Frame 1 (no input): blank canvas, image omitted
Frame 60 (no input): blank canvas, image omitted
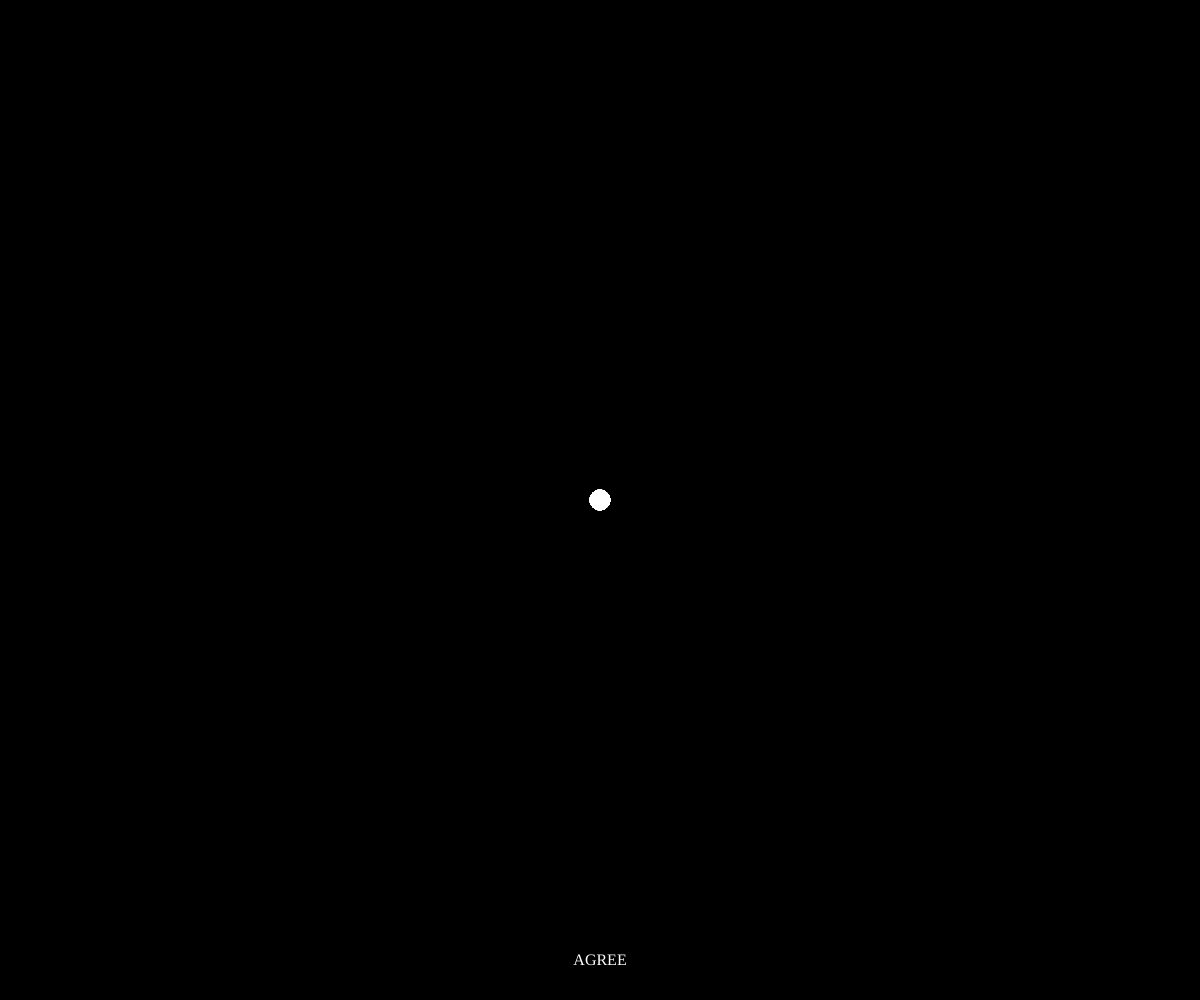
Frame 120 (the mouse pressed at the canvas centre since frame 60)

The p5.js sketch whose frames 1 and 60 were blank and that drew this single picture after the mouse press (run headless with seeded random() and noise() and a simulated clock; from frame 60 on, the mouse is pressed at the canvas centre):

// p5.js sketch
// ── sketch.js
let brushSize = 20;
let redLayer;
let terms = [];
let termsText = [
  "By accessing this website, you agree to the following terms.",
  "You agree to let us watch you while you browse.",
  "You agree to forget what you were searching for.",
  "You agree to never read this, and still proceed.",
  "You agree that your memories may be harvested.",
  "You agree to continue scrolling until your sense of self dissolves.",
  "You agree to the illusion of choice.",
  "You agree to give consent retroactively.",
  "You agree that we may change these terms without notice.",
  "You agree that you’ve already agreed."
];
let agreeButton;

function setup() {
  createCanvas(windowWidth, windowHeight);
  redLayer = createGraphics(windowWidth, windowHeight);
  redLayer.background(0, 0, 0);

  textFont('Georgia');
  textSize(16);
  fill(0);
  noStroke();

  // Randomize positions (no rotation)
  for (let t of termsText) {
    let x = random(50, width - 400);
    let y = random(50, height - 100);
    terms.push({ text: t, x: x, y: y });
  }

  // Create AGREE button
  agreeButton = createButton('AGREE');
  agreeButton.position(windowWidth / 2 - 40, windowHeight - 60);
  agreeButton.style('position', 'fixed');
  agreeButton.style('left', '50%');
  agreeButton.style('transform', 'translateX(-50%)');
  agreeButton.style('bottom', '20px');
  agreeButton.style('padding', '10px 20px');
  agreeButton.style('font-family', 'Georgia');
  agreeButton.style('font-size', '16px');
  agreeButton.style('background-color', '#000');
  agreeButton.style('color', '#fff');
  agreeButton.style('border', 'none');
  agreeButton.style('z-index', '1000');
  agreeButton.style('cursor', 'pointer');
  agreeButton.mousePressed(() => {
    alert("You’ve already agreed.");
  });
}

function draw() {
  background(255);
  drawTerms();
  image(redLayer, 0, 0);

  if (mouseIsPressed) {
    redLayer.erase();
    redLayer.ellipse(mouseX, mouseY, brushSize);
    redLayer.noErase();
  }
}

function drawTerms() {
  textSize(16);
  textAlign(LEFT, TOP);
  for (let t of terms) {
    fill(0);
    text(t.text, t.x, t.y);
  }
}

function windowResized() {
  resizeCanvas(windowWidth, windowHeight);
  redLayer.resizeCanvas(windowWidth, windowHeight);
}
